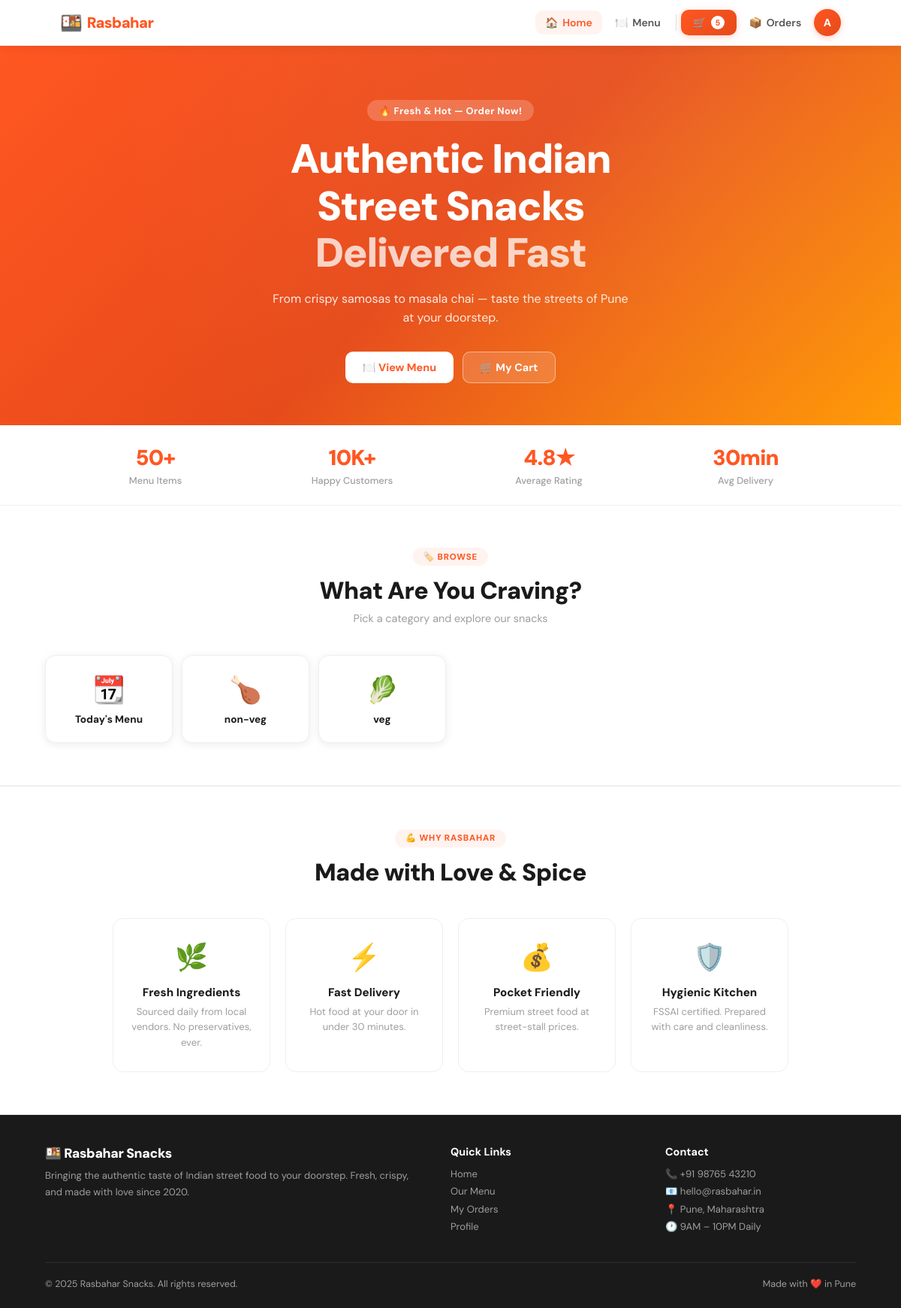
Screenshot of / (signed in) with the database file from the repository.
### accounts/models.py (models this page shows, shortened)
class User(AbstractBaseUser, PermissionsMixin):
    name = models.CharField(max_length=150)
    phone_number = models.CharField(max_length=15, unique=True)
    email = models.EmailField(unique=True)
    address = models.TextField(blank=True)
    profile_picture = models.ImageField(upload_to='profiles/', blank=True, null=True)
    is_active = models.BooleanField(default=False)  # Activated via OTP
    is_staff = models.BooleanField(default=False)
    date_joined = models.DateTimeField(default=timezone.now)
    USERNAME_FIELD = 'phone_number'
    REQUIRED_FIELDS = ['name', 'email']
    objects = UserManager()
    class Meta:
        verbose_name = 'User'
        verbose_name_plural = 'Users'

### menu/models.py (models this page shows, shortened)
class Category(models.Model):
    name = models.CharField(max_length=100)
    slug = models.SlugField(unique=True, blank=True)
    description = models.TextField(blank=True)
    icon = models.CharField(max_length=10, blank=True, help_text='Emoji icon')
    image = models.ImageField(upload_to='categories/', blank=True, null=True)
    is_active = models.BooleanField(default=True)
    sort_order = models.PositiveIntegerField(default=0)
    class Meta:
        verbose_name_plural = 'Categories'
        ordering = ['sort_order', 'name']

### menu/views.py (the view)
# urls.py: path('', views.home_view, name='home'),
def home_view(request):
    categories = Category.objects.filter(is_active=True)
    featured_items = MenuItem.objects.filter(is_featured=True, is_available=True)[:6]
    return render(request, 'menu/home.html', {
        'categories': categories,
        'featured_items': featured_items,
    })

### orders/models.py (called while the page is built)
    @property
    def item_count(self):
        return sum(item.quantity for item in self.cart_items.all())

### rasbahar_snacks/context_processors.py (called while the page is built)
def admin_sidebar_context(request):
    if request.user.is_authenticated and request.user.is_staff:
        return {
            'pending_count': Order.objects.filter(status=Order.STATUS_PENDING).count(),
        }
    return {}

### templates/menu/home.html (shortened to what this page needs)
{% extends "base.html" %}
{% block content %}
<section class="hero fu">
  <div class="hero-badge">🔥 Fresh & Hot — Order Now!</div>
  <h1>Authentic Indian<br>Street Snacks<br><span class="accent">Delivered Fast</span></h1>
  <p>From crispy samosas to masala chai — taste the streets of Pune at your doorstep.</p>
  <div class="hero-actions">
    <a href="{% url 'menu:menu' %}" class="btn btn-white press">🍽️ View Menu</a>
    {% if not user.is_authenticated %}
      <a href="{% url 'accounts:register' %}" class="btn btn-ghost press">Join Free →</a>
    {% else %}
      <a href="{% url 'orders:cart' %}" class="btn btn-ghost press">🛒 My Cart</a>
    {% endif %}
  </div>
</section>
<div class="stats">
  <div class="stats-inner">
    <div class="fu d1"><div class="stat-num">50+</div><div class="stat-label">Menu Items</div></div>
    <div class="fu d2"><div class="stat-num">10K+</div><div class="stat-label">Happy Customers</div></div>
    <div class="fu d3"><div class="stat-num">4.8★</div><div class="stat-label">Average Rating</div></div>
    <div class="fu d4"><div class="stat-num">30min</div><div class="stat-label">Avg Delivery</div></div>
  </div>
</div>
{% if categories %}
<section class="section" style="background:white;border-bottom:1px solid var(--border)">
  <div class="section-header fu">
    <div class="section-badge">🏷️ Browse</div>
    <h2>What Are You Craving?</h2>
    <p>Pick a category and explore our snacks</p>
  </div>
  <div class="cat-grid">
    {% for cat in categories %}
    <a href="{% url 'menu:menu' %}?category={{ cat.slug }}" class="cat-card fu" style="animation-delay:{{ forloop.counter0 }}00ms">
      <div class="cat-icon">{{ cat.icon|default:"🍽️" }}</div>
      <div class="cat-name">{{ cat.name }}</div>
    </a>
    {% endfor %}
  </div>
</section>
{% endif %}
<section class="section" style="background:white;border-top:1px solid var(--border);border-bottom:1px solid var(--border)">
  <div class="section-header fu">
    <div class="section-badge">💪 Why Rasbahar</div>
    <h2>Made with Love & Spice</h2>
  </div>
  <div class="why-grid">
    <div class="why-card fu d1"><div class="why-icon">🌿</div><div class="why-title">Fresh Ingredients</div><div class="why-desc">Sourced daily from local vendors. No preservatives, ever.</div></div>
    <div class="why-card fu d2"><div class="why-icon">⚡</div><div class="why-title">Fast Delivery</div><div class="why-desc">Hot food at your door in under 30 minutes.</div></div>
    <div class="why-card fu d3"><div class="why-icon">💰</div><div class="why-title">Pocket Friendly</div><div class="why-desc">Premium street food at street-stall prices.</div></div>
    <div class="why-card fu d4"><div class="why-icon">🛡️</div><div class="why-title">Hygienic Kitchen</div><div class="why-desc">FSSAI certified. Prepared with care and cleanliness.</div></div>
  </div>
</section>
{% endblock %}

### templates/base.html (shortened to what this page needs)
<!DOCTYPE html>
<html lang="en">
<head>
  {% load static %}
</head>
<body>
<nav class="navbar">
  <div class="nav-inner">
    <a href="{% url 'menu:home' %}" class="nav-logo">
      <span class="logo-icon">🍱</span>
      <span class="logo-text">Rasbahar</span>
    </a>
    <div class="nav-links">
      <a href="{% url 'menu:home' %}" class="nav-link {% if request.resolver_match.url_name == 'home' %}active{% endif %}">
        🏠 <span>Home</span>
      </a>
      <a href="{% url 'menu:menu' %}" class="nav-link {% if request.resolver_match.url_name == 'menu' %}active{% endif %}">
        🍽️ <span>Menu</span>
      </a>
      {% if user.is_authenticated %}
        <a href="{% url 'orders:cart' %}" class="nav-cart press">
          🛒
          {% with count=user.cart.item_count %}
            {% if count %}<span class="cart-badge">{{ count }}</span>{% endif %}
          {% endwith %}
        </a>
        <a href="{% url 'orders:order_list' %}" class="nav-link">
          📦 <span>Orders</span>
        </a>
        <a href="{% url 'accounts:profile' %}" class="nav-user-btn" title="{{ user.name }}">
          {% if user.profile_picture %}
            <img src="{{ user.profile_picture.url }}" alt="">
          {% else %}
            {{ user.name|first|upper }}
          {% endif %}
        </a>
      {% else %}
        <div class="nav-divider"></div>
        <a href="{% url 'accounts:login' %}" class="nav-link">Login</a>
        <a href="{% url 'accounts:register' %}" class="btn btn-primary btn-sm press">Sign Up</a>
      {% endif %}
    </div>
  </div>
</nav>
<main>{% block content %}{% endblock %}</main>
<footer>
  <div class="footer-inner">
    <div class="footer-brand">
      <div class="logo">🍱 Rasbahar Snacks</div>
      <p>Bringing the authentic taste of Indian street food to your doorstep. Fresh, crispy, and made with love since 2020.</p>
    </div>
    <div class="footer-col">
      <h4>Quick Links</h4>
      <a href="{% url 'menu:home' %}">Home</a>
      <a href="{% url 'menu:menu' %}">Our Menu</a>
      {% if user.is_authenticated %}
        <a href="{% url 'orders:order_list' %}">My Orders</a>
        <a href="{% url 'accounts:profile' %}">Profile</a>
      {% else %}
        <a href="{% url 'accounts:login' %}">Login</a>
        <a href="{% url 'accounts:register' %}">Register</a>
      {% endif %}
    </div>
    <div class="footer-col">
      <h4>Contact</h4>
      <a href="#">📞 +91 98765 43210</a>
      <a href="#">📧 hello@rasbahar.in</a>
      <a href="#">📍 Pune, Maharashtra</a>
      <a href="#">🕐 9AM – 10PM Daily</a>
    </div>
  </div>
  <div class="footer-bottom">
    <span>© 2025 Rasbahar Snacks. All rights reserved.</span>
    <span>Made with ❤️ in Pune</span>
  </div>
</footer>
</body>
</html>

### templates/base.html (style rules this page uses)
*, *::before, *::after { box-sizing: border-box; margin: 0; padding: 0; }
* { -ms-overflow-style: none; scrollbar-width: none; }
:root { --primary: #FF5722; --primary-d: #E64A19; --primary-l: #FFF3F0; --primary-ll: #FFF8F5; --accent: #FF9800; --accent-l: #FFF8E1; --green: #2E7D32; --green-l: #E8F5E9; --green-m: #43A047; --red: #C62828; --red-l: #FFEBEE; --blue: #1565C0; --blue-l: #E3F2FD; --bg: #F5F5F5; --white: #FFFFFF; --border: #EFEFEF; --border-d: #E0E0E0; --text: #1A1A1A; --text-m: #555555; --text-l: #9E9E9E; --shadow: 0 2px 12px rgba(0,0,0,0.08); --shadow-md: 0 4px 24px rgba(0,0,0,0.12); --shadow-lg: 0 8px 40px rgba(0,0,0,0.16); --r: 14px; --r-sm: 10px; --r-lg: 20px; --transition: .18s cubic-bezier(0.22,1,0.36,1); }
body { font-family: 'DM Sans', sans-serif; background: var(--bg); color: var(--text); min-height: 100vh; display: flex; flex-direction: column; -webkit-font-smoothing: antialiased; }
.fu { animation: fadeUp 0.34s cubic-bezier(0.22,1,0.36,1) both }
.d1 { animation-delay:.04s }
.d2 { animation-delay:.08s }
.d3 { animation-delay:.12s }
.d4 { animation-delay:.16s }
.press { transition: transform .1s, opacity .1s; }
.navbar { background: var(--white); border-bottom: 1px solid var(--border); position: sticky; top: 0; z-index: 100; box-shadow: var(--shadow); }
.nav-inner { max-width: 1080px; margin: auto; padding: 0 1.25rem; height: 60px; display: flex; align-items: center; gap: .75rem; }
.nav-logo { font-size: 1.25rem; font-weight: 900; text-decoration: none; display: flex; align-items: center; gap: .4rem; letter-spacing: -.03em; }
.nav-logo .logo-icon { font-size: 1.5rem; }
.nav-logo .logo-text { color: var(--primary); }
.nav-links { display: flex; align-items: center; gap: .2rem; margin-left: auto; }
.nav-link { padding: .45rem .85rem; border-radius: var(--r-sm); text-decoration: none; color: var(--text-m); font-size: .875rem; font-weight: 600; transition: all var(--transition); display: flex; align-items: center; gap: .35rem; }
.nav-link.active { color: var(--primary); background: var(--primary-l); }
.nav-cart { position: relative; background: linear-gradient(135deg, var(--primary), var(--primary-d)); color: white; border: none; padding: .5rem 1rem; border-radius: var(--r-sm); font-size: .875rem; font-weight: 700; cursor: pointer; text-decoration: none; display: flex; align-items: center; gap: .4rem; transition: all var(--transition); box-shadow: 0 2px 10px rgba(255,87,34,.25); }
.cart-badge { background: white; color: var(--primary); font-size: .68rem; font-weight: 800; width: 18px; height: 18px; border-radius: 50%; display: flex; align-items: center; justify-content: center; }
.nav-user-btn { width: 36px; height: 36px; border-radius: 50%; background: linear-gradient(135deg, var(--primary), var(--primary-d)); display: flex; align-items: center; justify-content: center; font-size: .9rem; font-weight: 800; color: white; text-decoration: none; transition: all var(--transition); box-shadow: 0 2px 8px rgba(255,87,34,.3); overflow: hidden; }
main { flex: 1; }
footer { background: var(--text); color: var(--text-l); padding: 2.5rem 1.5rem 1.5rem; margin-top: auto; }
.footer-inner { max-width: 1080px; margin: auto; display: grid; grid-template-columns: 2fr 1fr 1fr; gap: 2rem; padding-bottom: 2rem; border-bottom: 1px solid rgba(255,255,255,.08); }
.footer-brand .logo { font-size: 1.1rem; font-weight: 900; color: white; margin-bottom: .5rem; letter-spacing: -.02em; }
.footer-brand p { font-size: .82rem; line-height: 1.7; }
.footer-col h4 { color: white; font-size: .9rem; font-weight: 700; margin-bottom: .75rem; }
.footer-col a { display: block; color: var(--text-l); text-decoration: none; font-size: .82rem; margin-bottom: .4rem; transition: color var(--transition); }
.footer-bottom { max-width: 1080px; margin: 1.25rem auto 0; display: flex; justify-content: space-between; font-size: .78rem; }
.btn { display: inline-flex; align-items: center; justify-content: center; gap: .45rem; padding: .7rem 1.4rem; border-radius: var(--r-sm); font-family: 'DM Sans', sans-serif; font-size: .9rem; font-weight: 700; cursor: pointer; border: none; text-decoration: none; transition: all var(--transition); }

### rows the page displays
User: name|first "A"
Category: icon "📆", name "Today's Menu"
Category: icon "🍗", name "non-veg"
Category: icon "🥬", name "veg"

### other values shown
{{ count }} "5"
